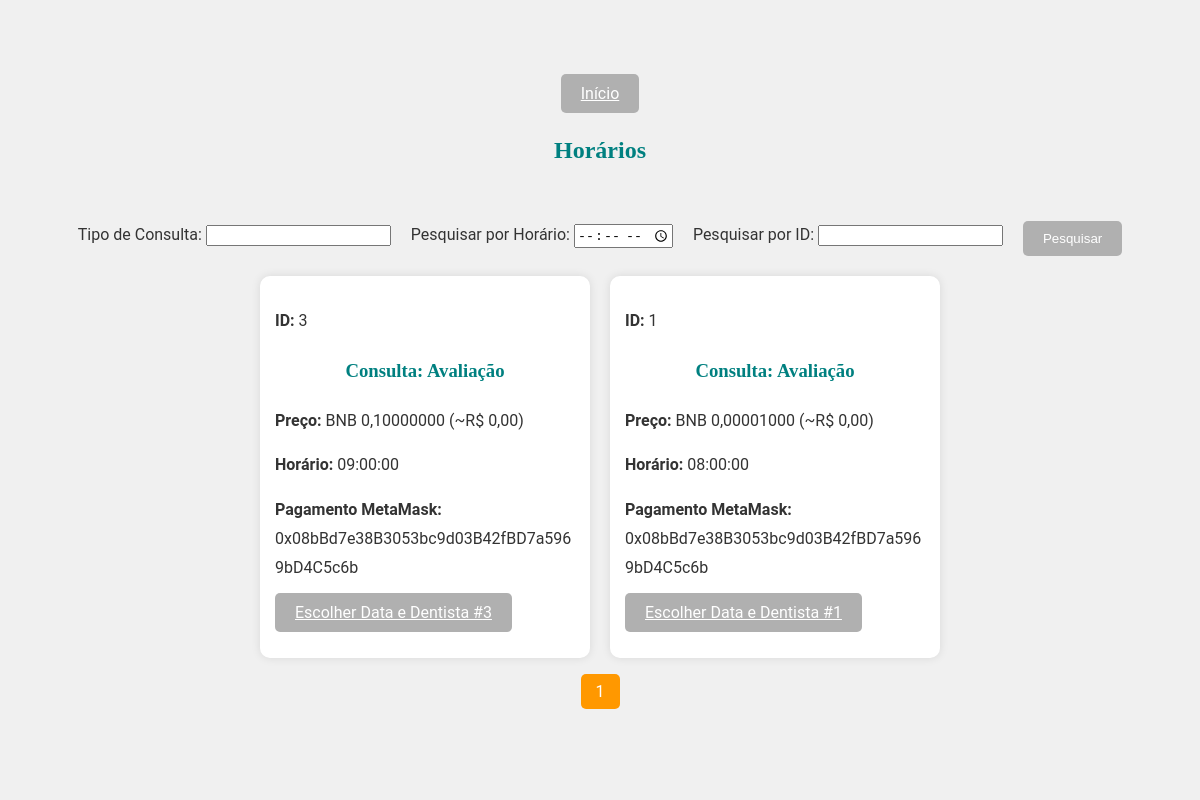
The page /site2/nossasmaquinas/horarios_odonto.php on the database its author committed.
### tables this page shows
CREATE TABLE `consultorio` (
  `id` int(11) NOT NULL,
  `consulta` varchar(255) NOT NULL,
  `preco` decimal(20,9) DEFAULT NULL,
  `metamask` varchar(42) NOT NULL,
  `horario` time NOT NULL
);

### site2/nossasmaquinas/horarios_odonto.php (the view, shortened to what this page needs)
<?php
$servername = "localhost";
$username = "username";
$password = "password";
$dbname = "dbname";
$conn = new mysqli($servername, $username, $password, $dbname);
$limite = 9;
$pagina = isset($_GET['pagina']) ? intval($_GET['pagina']) : 1;
$offset = ($pagina - 1) * $limite;
$searchQuery = "WHERE 1=1";
$sql = "SELECT v.id, v.consulta, v.preco, v.horario, v.metamask FROM consultorio v
        $searchQuery ORDER BY v.id DESC LIMIT $limite OFFSET $offset";
$result = $conn->query($sql);
$sqlTotal = "SELECT COUNT(*) AS total FROM consultorio v $searchQuery";
$resultTotal = $conn->query($sqlTotal);
$totalconsultorio = $resultTotal->fetch_assoc()['total'];
$totalPaginas = ceil($totalconsultorio / $limite);
$taxaCambioBNB = $_SESSION['bnb_rate'];
?>
<!DOCTYPE html>
<html lang="pt-BR">
<head>
</head>
<body>
<div id="particles-js"></div>
    <center><a href="../../odonto" class="btn">Início</a></center>
    <h2>Horários</h2>
    <br>
   <form method="get" action="" class="form-container" aria-label="Formulário de pesquisa de consultorio">
    <div>
        <label for="search_consulta" id="label_consulta">Tipo de Consulta:</label>
        <input type="text" id="search_consulta" name="search_consulta" aria-labelledby="label_consulta">
    </div>
    <div>
        <label for="search_horario" id="label_horario">Pesquisar por Horário:</label>
        <input type="time" id="search_horario" name="search_horario" aria-labelledby="label_horario">
    </div>
    <div>
        <label for="search_id" id="label_id">Pesquisar por ID:</label>
        <input type="number" id="search_id" name="search_id" aria-labelledby="label_id">
    </div>
    <div>
        <input type="submit" value="Pesquisar" class="btn" aria-label="Botão de pesquisa de consultorio">
    </div>
</form>
    <div class="product-container">
        <?php
        if ($result->num_rows > 0) {
            while ($row = $result->fetch_assoc()) {
                echo "<div class='product-card'>";
                echo "<p title='ID do voo: " . htmlspecialchars($row["id"]) . "' aria-label='ID do voo: " . htmlspecialchars($row["id"]) . "'><strong>ID:</strong> " . htmlspecialchars($row["id"]) . "</p>";
                echo "<h3 title='Consulta: " . htmlspecialchars($row["consulta"]) . "'
        aria-label='Consulta: " . htmlspecialchars($row["consulta"]) . "'>
        Consulta: " . htmlspecialchars($row["consulta"]) . "</h3>";
$precoBRL = $row["preco"] * $taxaCambioBNB;
echo "<p title='Preço do voo: BNB " . number_format($row["preco"], 8, ',', '.') . " (~R$ " . number_format($precoBRL, 2, ',', '.') . ")'
        aria-label='Preço do voo: BNB " . number_format($row["preco"], 8, ',', '.') . " (~R$ " . number_format($precoBRL, 2, ',', '.') . ")'>
        <strong>Preço:</strong> BNB " . number_format($row["preco"], 8, ',', '.') . " (~R$ " . number_format($precoBRL, 2, ',', '.') . ")</p>";
                echo "<p title='Horário do voo: " . htmlspecialchars($row["horario"]) . "'
        aria-label='Horário do voo: " . htmlspecialchars($row["horario"]) . "'>
        <strong>Horário:</strong> " . htmlspecialchars($row["horario"]) . "</p>";
                echo "<p class='metamask-info'><strong>Pagamento MetaMask:</strong> " . htmlspecialchars($row["metamask"]) . "</p>";
                echo "<p><a href='https://carlitoslocacoes.com/site/odonto_data.php?id=" . $row["id"] . "' class='btn' title='Escolher Data e Dentista #" . htmlspecialchars($row["id"]) . "' aria-label='Escolher Data e Dentista #" . htmlspecialchars($row["id"]) . "'>Escolher Data e Dentista #" . htmlspecialchars($row["id"]) . "</a></p>";
                echo "</div>";
            }
        } else {
            echo "<p>Nenhum voo encontrado.</p>";
        }
        ?>
    </div>
    <div class='pagination'>
        <?php for ($i = 1; $i <= $totalPaginas; $i++) { ?>
            <a href="?pagina=<?php echo $i; ?>"><?php echo $i; ?></a>
        <?php } ?>
    </div>
</body>

### site2/nossasmaquinas/horarios_odonto.php (style rules this page uses)
body { margin: 0; overflow: auto; background-color: #f0f0f0; padding-top: 80px; font-family: 'Roboto', Arial, sans-serif; line-height: 1.8; color: #333; zoom: 1; }
h1, h2, h3, h4 { font-family: 'Playfair Display', serif; color: #008080; text-align: center; }
.form-container { display: flex; justify-content: center; gap: 20px; margin-bottom: 20px; }
button, .btn { background-color: #b0b0b0; color: #fff; border: none; padding: 10px 20px; border-radius: 5px; transition: background-color 0.3s; cursor: pointer; }
.product-container { display: flex; flex-wrap: wrap; justify-content: center; gap: 20px; }
.product-card { width: calc(33.33% - 20px); max-width: 300px; background: #fff; padding: 15px; border-radius: 10px; box-shadow: 0 0 10px rgba(0,0,0,0.1); }
.product-card p { word-wrap: break-word; overflow-wrap: break-word; }
.pagination { text-align: center; margin-top: 20px; }
.pagination a { padding: 8px 15px; margin: 5px; background: #ff9800; color: white; text-decoration: none; border-radius: 5px; }
#particles-js { position: fixed; top: 0; left: 0; width: 100%; height: 100%; z-index: -1; }

### rows shown on the page
consultorio: id "3", consulta "Avaliação", preco "0,10000000", preco "0,00", horario "09:00:00", metamask "0x08bBd7e38B3053bc9d03B42fBD7a5969bD4C5c6b"
consultorio: id "1", consulta "Avaliação", preco "0,00001000", preco "0,00", horario "08:00:00", metamask "0x08bBd7e38B3053bc9d03B42fBD7a5969bD4C5c6b"
